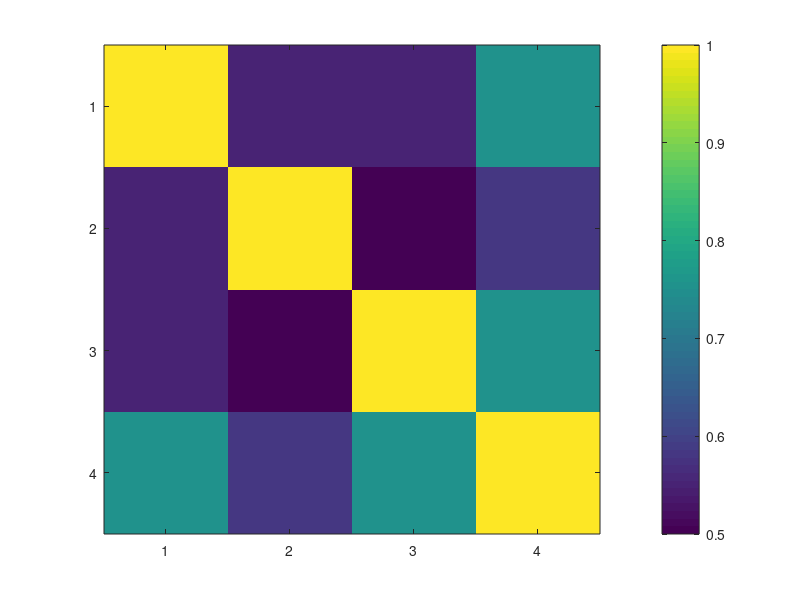

This chart was generated by the following MATLAB code: (Note: this script raises an error after producing the figure.)
%% figure SencondData
x = [1,4];
y = [1,4];
sim = [1,0.55,0.55,0.75;0.55,1,0.50,0.58;0.55,0.50,1,0.75;0.75,0.58,0.75,1];
imagesc(sim);
colorbar;
colorbar('Direction','reverse');
colormap(parula(5));